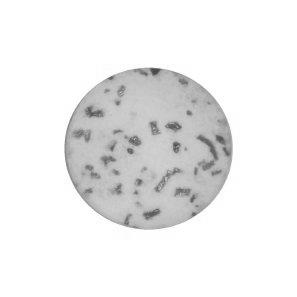
#> input picture data_grayscale/test/images/229.jpg, 297 x 297 px
$ jupyter execute xxConvertImageDirectoryToPureBlackAndWhite.ipynb
#> lines starting #> are read from the running program, lines starting #| are printed output that depends on the picture; after the words box and inside, x2 and y2 are one past the last pixel; in counts of white or black regions, pixels touching at a corner belong together
[cell 1]
from PIL import Image

[cell 2]
im = Image.open("data_grayscale/test/images/229.jpg")
#> im is the input picture: PIL image 297x297 L; min 64, max 255, mean 237.3
im

[cell 3]
#im = Image.open("data_grayscale/test/images/229.jpg")


from PIL import Image, ImageFilter, ImageOps

im = Image.open("data_grayscale/test/images/229.jpg")
#image = im.filter(ImageFilter.FIND_EDGES)
image = im.filter(ImageFilter.CONTOUR)
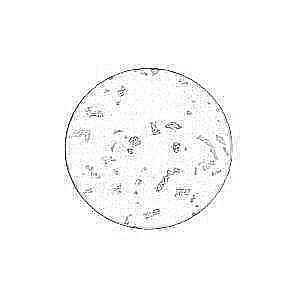
#> image: PIL image 297x297 L; min 0, max 255, mean 250.3
#image.save('new_name.png')
image

[cell 4]
import numpy
import PIL

im = Image.open("data_grayscale/test/images/229.jpg")

#im = im.filter(ImageFilter.FIND_EDGES)
#im = im.filter(ImageFilter.CONTOUR)
im = im.filter(ImageFilter.SMOOTH)
im = im.filter(ImageFilter.CONTOUR)
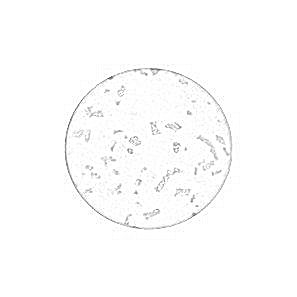
#> im: PIL image 297x297 L; min 60, max 255, mean 252.6

#im = im.filter(ImageFilter.FIND_EDGES)
#im = im.filter(ImageFilter.EDGE_ENHANCE)
#im = im.convert('1') #, dither=Image.NONE)
im

[cell 5]
im = Image.open("data_grayscale/test/images/229.jpg")
#image = im.filter(ImageFilter.FIND_EDGES)
im = im.filter(ImageFilter.SMOOTH)
im = im.filter(ImageFilter.CONTOUR)
#im = im.filter(ImageFilter.EDGE_ENHANCE)
#im = im.convert('1', dither=Image.NONE)

arr = numpy.array(im)
print(arr.shape)
#| (297, 297)


# Convert array to Image
im = PIL.Image.fromarray(arr)

#image.save('new_name.png')
im

[cell 6]
import numpy
import PIL

# Convert PIL Image to NumPy array
img = Image.open("data_grayscale/test/images/229.jpg")
arr = numpy.array(img)
print(arr.shape)
#| (297, 297)
#arr[arr < 128] = 0
#bw[bw < 128] = 0    # Black
#bw[bw >= 24] = 255 # White


# Convert array to Image
img = PIL.Image.fromarray(arr)
img

[cell 7]
import numpy as np
import matplotlib.pyplot as plt
from scipy import ndimage as ndi

from skimage import feature


# Generate noisy image of a square
im = np.zeros((128, 128))
im[32:-32, 32:-32] = 1

im = ndi.rotate(im, 15, mode='constant')
im = ndi.gaussian_filter(im, 4)
im += 0.2 * np.random.random(im.shape)


# Compute the Canny filter for two values of sigma
edges1 = feature.canny(im)
edges2 = feature.canny(im, sigma=3)

# display results
fig, (ax1, ax2, ax3) = plt.subplots(nrows=1, ncols=3, figsize=(8, 3),
                                    sharex=True, sharey=True)

ax1.imshow(im, cmap=plt.cm.gray)
ax1.axis('off')
ax1.set_title('noisy image', fontsize=20)

ax2.imshow(edges1, cmap=plt.cm.gray)
ax2.axis('off')
ax2.set_title('Canny filter, $\sigma=1$', fontsize=20)

ax3.imshow(edges2, cmap=plt.cm.gray)
ax3.axis('off')
ax3.set_title('Canny filter, $\sigma=3$', fontsize=20)

fig.tight_layout()

plt.show()
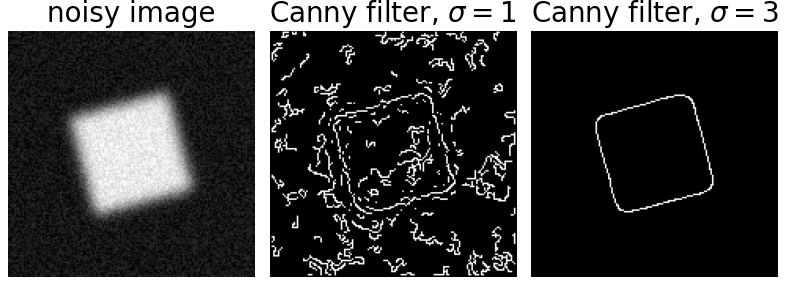
#> figure drawn by matplotlib, 3 panels

[cell 8]
import numpy as np
import matplotlib.pyplot as plt
from scipy import ndimage as ndi

from skimage import feature


# Load an image
im = Image.open("data_grayscale/test/images/229.jpg")
arr = numpy.array(img)

# Compute the Canny filter for two values of sigma
edges1 = feature.canny(arr)
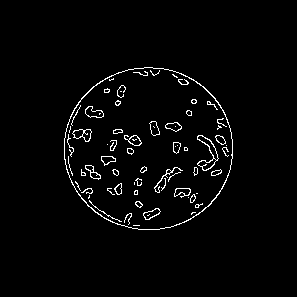
#> edges1: shape (297, 297) bool; 2.5% white in thin lines or dots, all inside (x1, y1, x2, y2) = (64, 67, 233, 230)
edges2 = feature.canny(arr, sigma=2)
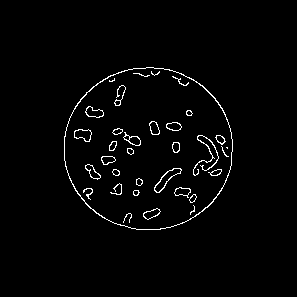
#> edges2: shape (297, 297) bool; 2.1% white in thin lines or dots, all inside (x1, y1, x2, y2) = (64, 67, 233, 230)

print(len(edges1[edges1==False]))
#| 85974
edges1[edges1==False]=255
#> edges1: shape (297, 297) bool; every value is 1
edges1[edges1==True]=0
#> edges1: shape (297, 297) bool; every value is 0
#edges1[edges1==128]=0
#print(len(edges1[edges1==128]))
print(edges1)
#> (printed output is left out)
arr[arr < 128] = 0
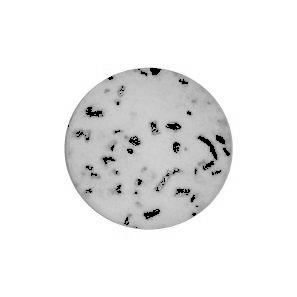
#> arr: shape (297, 297); 1.17% of pixels changed, all inside (x1, y1, x2, y2) = (68, 68, 230, 228)


# display results
fig, (ax1, ax2, ax3) = plt.subplots(nrows=1, ncols=3, figsize=(8, 3),
                                    sharex=True, sharey=True)

ax1.imshow(im, cmap=plt.cm.gray)
ax1.axis('off')
ax1.set_title('noisy image', fontsize=20)

ax2.imshow(edges1, cmap=plt.cm.gray)
ax2.axis('off')
ax2.set_title('Canny filter, $\sigma=1$', fontsize=20)

ax3.imshow(edges2, cmap=plt.cm.gray)
ax3.axis('off')
ax3.set_title('Canny filter, $\sigma=3$', fontsize=20)

fig.tight_layout()

plt.show()
#> pass 3 of the loop `for src_dir, dirs, files in os.walk(root_src_dir):`:
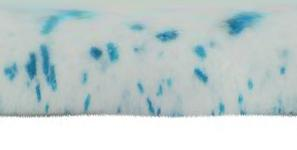
#> input picture data_with_rotations/test/images/232_327.jpg, 297 x 150 px
#> in image_to_grayscale_by_filepath, `im = Image.open(src).convert('1', dither=Image.NONE)`:
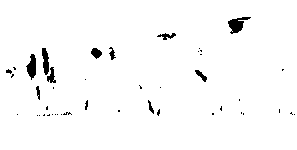
#> im: PIL image 297x150 1; 97.7% white; 44 black regions (33 under 20 px), largest, box (x1, y1, x2, y2) and area: (228, 17, 251, 34) 195, (26, 54, 36, 80) 161, (42, 48, 49, 75) 134

[cell 9]
def image_to_grayscale_by_filepath(src,dest):

    im = Image.open(src).convert('1', dither=Image.NONE)
    im.save(dest)

[cell 10]
def image_to_grayscale_by_filepath(src,dest):

    im = Image.open(src).convert('1', dither=Image.NONE)

    im = Image.open("data_grayscale/test/images/229.jpg")
    #image = im.filter(ImageFilter.FIND_EDGES)
    im = im.filter(ImageFilter.SMOOTH)
    im = im.filter(ImageFilter.CONTOUR)
    im.save(dest)
